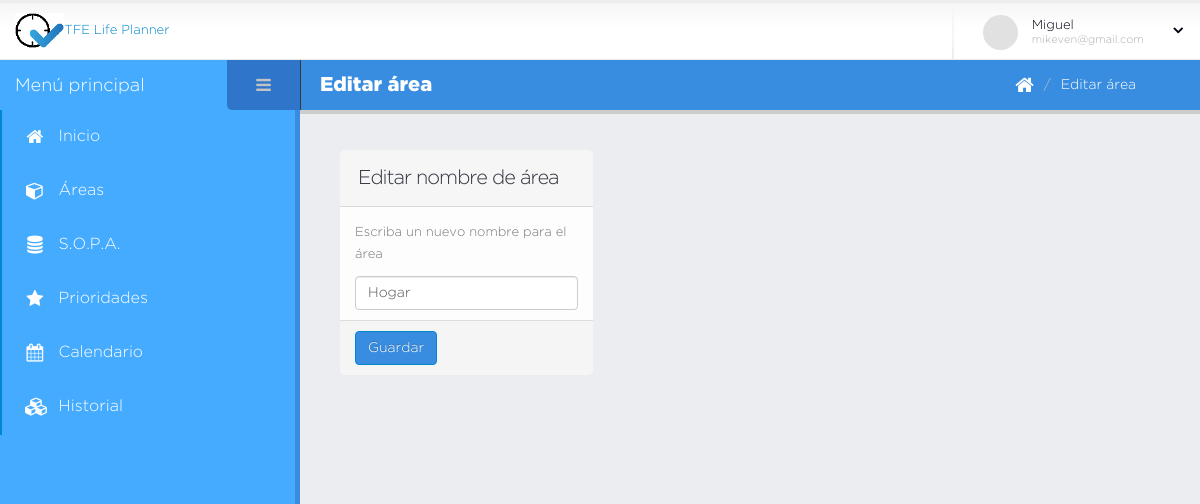
/editar-area.php?id=1 (signed in), run on an earlier commit of the app's database.
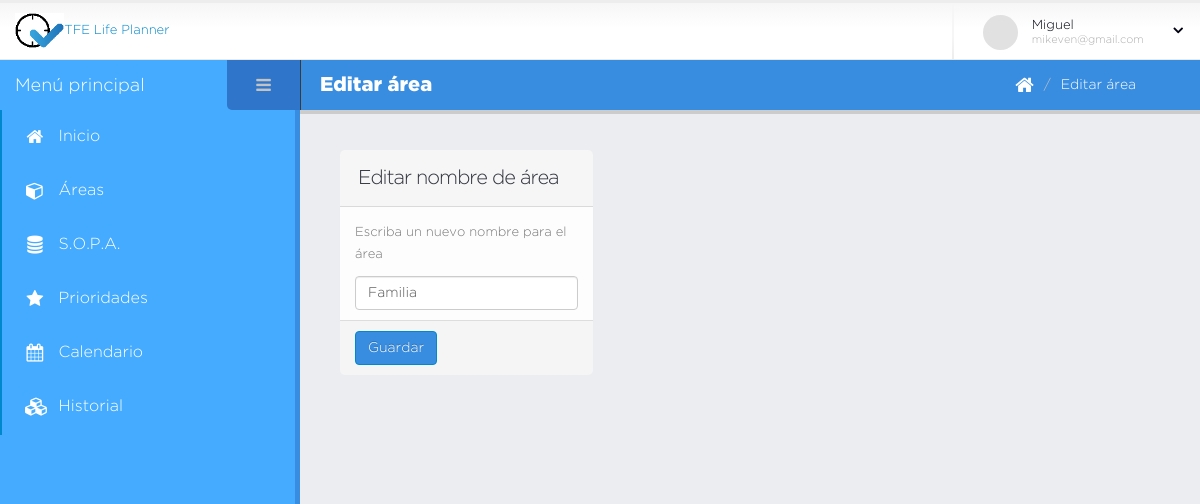
And on a later commit of the database.
### tables this page shows
CREATE TABLE `area` (
  `id` int(11) NOT NULL,
  `nombre` varchar(45) NOT NULL,
  `creado` datetime DEFAULT NULL,
  `modificado` datetime DEFAULT NULL,
  `usuario_id` int(11) DEFAULT NULL
);

### database/data-area.php (called while the page is built, shortened)
<?php
	function obtenerAreaPorId( $dbh, $id ){
		$q = "select id, nombre, date_format(creado,'%d/%m/%Y') as fregistro
		from area where id = $id";
		$rst = mysqli_query( $dbh, $q );
		$data = mysqli_fetch_array( $rst );
		return $data;
	}
?>

### editar-area.php (the view, shortened to what this page needs)
<?php
    include( "database/data-acceso.php" );
    include( "database/data-area.php" );
    if( isset( $_GET["id"] ) ){
        $ida = $_GET["id"];
        $area = obtenerAreaPorId( $dbh, $ida );
    }
?>
<!doctype html>
<html class="fixed">
	<head>
		<link rel="stylesheet" href="assets/vendor/bootstrap/css/bootstrap.css" />
		<link rel="stylesheet" href="assets/vendor/font-awesome/css/font-awesome.css" />
		<link rel="stylesheet" href="assets/vendor/magnific-popup/magnific-popup.css" />
		<link rel="stylesheet" href="assets/vendor/bootstrap-datepicker/css/datepicker3.css" />
		<link rel="stylesheet" href="assets/vendor/pnotify/pnotify.custom.css" />
		<link rel="stylesheet" href="assets/vendor/select2/select2.css" />
		<link rel="stylesheet" href="assets/vendor/jquery-datatables-bs3/assets/css/datatables.css" />
		<link rel="stylesheet" href="assets/stylesheets/theme.css" />
		<link rel="stylesheet" href="assets/stylesheets/skins/default.css" />
		<link rel="stylesheet" href="assets/stylesheets/theme-custom.css">
	</head>
	<body>
		<section class="body">
			<?php include( "secciones/header.php" ); ?>
			<div class="inner-wrapper">
				<?php include( "secciones/navegacion.php" ); ?>
				<section role="main" class="content-body">
					<?php include( "secciones/titulo_pagina.php" ); ?>
					<div class="row">
						<div class="col-md-4 col-sm-6 col-xs-12">
							<section class="panel">
								<form id="frm_edit_area" class="form-horizontal">
									<header class="panel-heading">
										<h2 class="panel-title">Editar nombre de área</h2>
									</header>
									<div class="panel-body">
										<p class="p_inst">Escriba un nuevo nombre para el área</p>
										<div class="row form-group">
											<div class="col-lg-12">
												<input type="text" name="nombre" placeholder="Nombre" class="form-control" required
												value="<?php echo $area['nombre']?>">
											</div>
										</div>
									</div>
									<footer class="panel-footer">
										<button class="btn btn-primary" type="submit">Guardar</button>
									</footer>
								</form>
							</section>
						</div>
					</div>
				</section>
			</div>
		</section>
	</body>
</html>

What changed in the data, as far as the page shows it:
changed area: nombre "Hogar" → "Familia"
